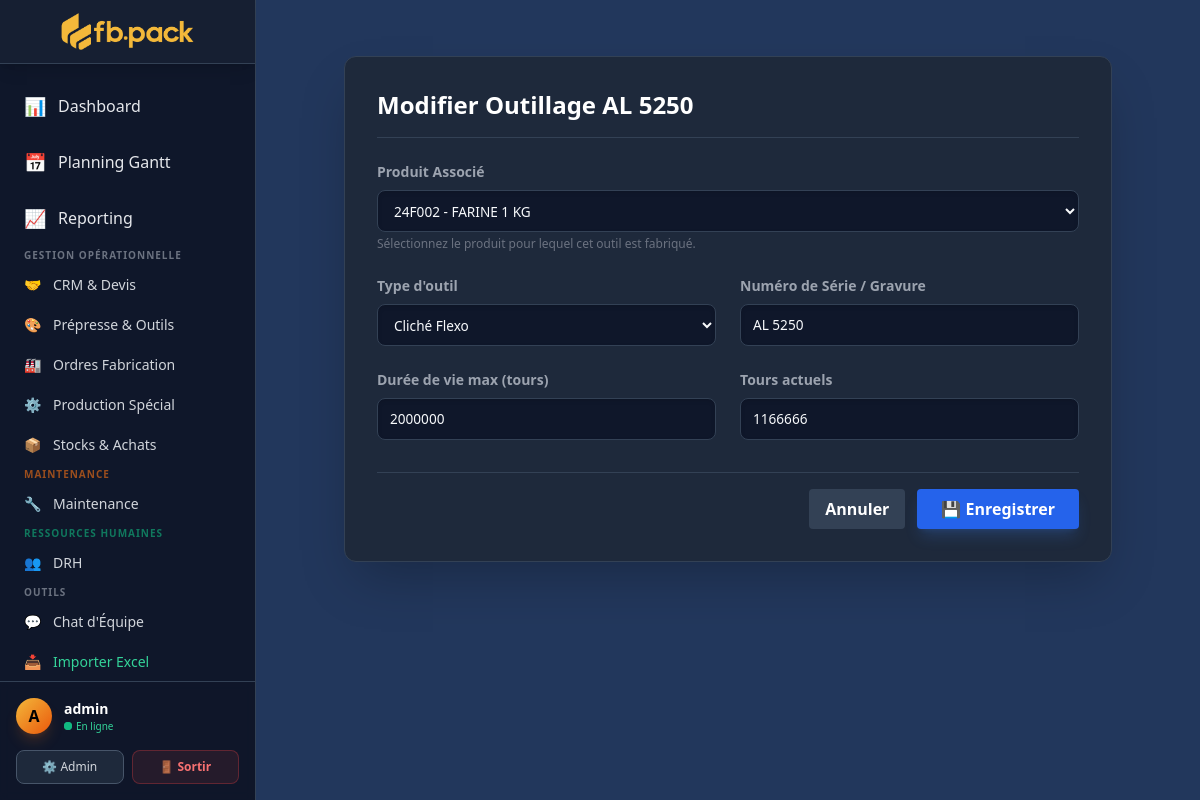
The app's page /tools/edit/933/ (signed in) with its own data.
### core/models.py (models this page shows, shortened)
class Tooling(models.Model):
    TYPE_CHOICES = [('CYL', 'Cylindre Hélio'), ('CLICHE', 'Cliché Flexo')]
    product = models.ForeignKey(TechnicalProduct, on_delete=models.CASCADE)
    tool_type = models.CharField(max_length=10, choices=TYPE_CHOICES)
    serial_number = models.CharField("N° Série", max_length=100)
    max_impressions = models.IntegerField("Durée de vie (tours)", default=1000000)
    current_impressions = models.IntegerField("Tours actuels", default=0)
    class Meta:
        verbose_name = "Outillage cliché, cylindre"
        verbose_name_plural = "Outillages cliché, cylindre"

### core/views.py (the view)
# urls.py: path('tools/edit/<int:id>/', views.edit_tool, name='edit_tool'),
@login_required
def edit_tool(request, id):
    tool = get_object_or_404(Tooling, id=id)
    if request.method == 'POST':
        form = ToolForm(request.POST, instance=tool)
        if form.is_valid():
            form.save()
            return redirect('prepress_view')
    else:
        form = ToolForm(instance=tool)
    return render(request, 'tool_form.html', {
        'form': form,
        'titre': f'Modifier Outillage {tool.serial_number}'
    })

### core/forms.py
class ToolForm(forms.ModelForm):
    class Meta:
        model = Tooling
        fields = ['product', 'tool_type', 'serial_number', 'max_impressions', 'current_impressions']
        widgets = {
            'product': forms.Select(attrs={'class': 'form-select'}),
            'tool_type': forms.Select(attrs={'class': 'form-select'}),
            'serial_number': forms.TextInput(attrs={'class': 'form-control'}),
            'max_impressions': forms.NumberInput(attrs={'class': 'form-control'}),
            'current_impressions': forms.NumberInput(attrs={'class': 'form-control'}),
        }

### core/context_processors.py (called while the page is built)
def maintenance_alerts(request):
    if request.user.is_authenticated:
        try:
            count = AlerteMaintenance.objects.filter(est_traitee=False).count()
        except Exception:
            count = 0
        return {'alertes_maintenance_count': count}
    return {'alertes_maintenance_count': 0}

### core/models.py (called while the page is built)
    def __str__(self):
        return f"{self.ref_internal} - {self.name}"

### templates/tool_form.html (shortened to what this page needs)
{% extends 'base.html' %}
{% block content %}
<div class="max-w-3xl mx-auto mt-6">
    <div class="bg-slate-800 rounded-xl border border-slate-700 shadow-2xl p-8">
        <h2 class="text-2xl font-bold text-white mb-6 border-b border-slate-700 pb-4">
            {{ titre }}
        </h2>
        <form method="post">
            <div class="grid grid-cols-1 md:grid-cols-2 gap-6">
                <div class="col-span-2">
                    <label class="block text-gray-400 text-sm font-bold mb-2">Produit Associé</label>
                    {{ form.product }}
                    <p class="text-xs text-gray-500 mt-1">Sélectionnez le produit pour lequel cet outil est fabriqué.</p>
                </div>
                <div>
                    <label class="block text-gray-400 text-sm font-bold mb-2">Type d'outil</label>
                    {{ form.tool_type }}
                </div>
                <div>
                    <label class="block text-gray-400 text-sm font-bold mb-2">Numéro de Série / Gravure</label>
                    {{ form.serial_number }}
                </div>
                <div>
                    <label class="block text-gray-400 text-sm font-bold mb-2">Durée de vie max (tours)</label>
                    {{ form.max_impressions }}
                </div>
                <div>
                    <label class="block text-gray-400 text-sm font-bold mb-2">Tours actuels</label>
                    {{ form.current_impressions }}
                </div>
            </div>
            <div class="flex justify-end gap-3 mt-8 pt-4 border-t border-slate-700">
                <a href="{% url 'prepress_view' %}" class="bg-slate-700 hover:bg-slate-600 text-white font-bold py-2 px-4 rounded transition">
                    Annuler
                </a>
                <button type="submit" class="bg-blue-600 hover:bg-blue-500 text-white font-bold py-2 px-6 rounded shadow-lg shadow-blue-500/20 transition">
                    💾 Enregistrer
                </button>
            </div>
        </form>
    </div>
</div>
{% endblock %}

### templates/base.html (shortened to what this page needs)
{% load static %}
<!DOCTYPE html>
<html lang="fr" class="dark">
<head>
    <script src="https://cdn.tailwindcss.com"></script>
</head>
<body class="bg-darkbg text-gray-200 font-sans h-screen flex overflow-hidden">
    <aside class="w-64 bg-slate-900 border-r border-slate-700 flex flex-col shrink-0 transition-all duration-300">
        <div class="h-16 flex items-center justify-center border-b border-slate-700 p-2 shadow-lg bg-slate-800/50">
            <img src="{% static 'logo.png' %}" alt="Logo FB PACK" class="h-12 w-auto object-contain">
        </div>
        <nav class="flex-1 py-4 overflow-y-auto space-y-1">
            <a href="{% url 'dashboard' %}" class="nav-link flex items-center px-6 py-3 transition group {% if request.resolver_match.url_name == 'dashboard' %}active{% endif %}">
                <span class="mr-3 text-lg">📊</span> Dashboard
            </a>
            <a href="{% url 'planning' %}" class="nav-link flex items-center px-6 py-3 transition group {% if request.resolver_match.url_name == 'planning' %}active{% endif %}">
                <span class="mr-3 text-lg">📅</span> Planning Gantt
            </a>
            <a href="{% url 'reporting' %}" class="nav-link flex items-center px-6 py-3 transition group {% if request.resolver_match.url_name == 'reporting' %}active{% endif %}">
                <span class="mr-3 text-lg">📈</span> Reporting
            </a>
            <div class="mt-6 mb-2 px-6 text-[10px] font-extrabold text-gray-500 uppercase tracking-widest">
                Gestion Opérationnelle
            </div>
            <a href="{% url 'crm_view' %}" class="nav-link flex items-center px-6 py-2 transition text-sm text-gray-300 {% if 'crm' in request.path %}active{% endif %}">
                <span class="mr-3">🤝</span> CRM & Devis
            </a>
            <a href="{% url 'prepress_view' %}" class="nav-link flex items-center px-6 py-2 transition text-sm text-gray-300 {% if 'prepress' in request.path %}active{% endif %}">
                <span class="mr-3">🎨</span> Prépresse & Outils
            </a>
            <a href="{% url 'of_list' %}" class="nav-link flex items-center px-6 py-2 transition text-sm text-gray-300 {% if '/of/' in request.path %}active{% endif %}">
                <span class="mr-3">🏭</span> Ordres Fabrication
            </a>
            <a href="{% url 'prod_dashboard' %}" class="nav-link flex items-center px-6 py-2 transition text-sm text-gray-300 {% if '/prod/' in request.path and '/encre/' not in request.path %}active{% endif %}">
                <span class="mr-3">⚙️</span> Production Spécial
            </a>
            <a href="{% url 'stock_advanced' %}" class="nav-link flex items-center px-6 py-2 transition text-sm text-gray-300 {% if '/stock/' in request.path %}active{% endif %}">
                <span class="mr-3">📦</span> Stocks & Achats
            </a>
            <div class="mt-6 mb-2 px-6 text-[10px] font-extrabold text-orange-500/60 uppercase tracking-widest">
                Maintenance
            </div>
            <a href="{% url 'maintenance_dashboard' %}" class="nav-link-maint flex items-center px-6 py-2 transition text-sm text-gray-300 {% if '/maintenance/' in request.path %}active{% endif %}">
                <span class="mr-3">🔧</span>
                <span>Maintenance</span>
            </a>
            <div class="mt-6 mb-2 px-6 text-[10px] font-extrabold text-emerald-500/60 uppercase tracking-widest">
                Ressources Humaines
            </div>
            <a href="{% url 'drh_dashboard' %}" class="nav-link-drh flex items-center px-6 py-2 transition text-sm text-gray-300 {% if '/drh/' in request.path %}active{% endif %}">
                <span class="mr-3">👥</span>
                <span>DRH</span>
            </a>
            <div class="mt-6 mb-2 px-6 text-[10px] font-extrabold text-gray-500 uppercase tracking-widest">
                Outils
            </div>
            <a href="{% url 'chat_home' %}" class="nav-link flex items-center px-6 py-2 transition text-sm text-gray-300 {% if 'chat' in request.path %}active{% endif %}">
                <span class="mr-3">💬</span> Chat d'Équipe
            </a>
            <a href="{% url 'import_stock' %}" class="nav-link flex items-center px-6 py-2 transition text-sm text-emerald-400 hover:text-emerald-300 {% if 'import' in request.path %}active{% endif %}">
                <span class="mr-3">📥</span> Importer Excel
            </a>
        </nav>
        <div class="mt-auto border-t border-slate-700 p-4 bg-slate-900/80 backdrop-blur-sm">
            <div class="flex items-center gap-3 mb-4">
                <div class="h-9 w-9 rounded-full bg-gradient-to-br from-neon to-orange-600 flex items-center justify-center text-black font-bold shadow-lg shadow-orange-500/20">
                    {{ user.username|slice:":1"|upper }}
                </div>
                <div class="overflow-hidden">
                    <p class="text-sm font-bold text-white truncate w-32">{{ user.username|default:"Utilisateur" }}</p>
                    <p class="text-[10px] text-emerald-400 flex items-center gap-1">
                        <span class="relative flex h-2 w-2">
                            <span class="relative inline-flex rounded-full h-2 w-2 bg-emerald-500"></span>
                        </span>
                        En ligne
                    </p>
                </div>
            </div>
            <div class="grid grid-cols-2 gap-2">
                <a href="{% url 'admin_view' %}" class="flex items-center justify-center gap-1 text-xs font-medium bg-slate-800 hover:bg-slate-700 text-gray-300 py-2 rounded-lg border border-slate-600 transition duration-200">
                    ⚙️ Admin
                </a>
                <form action="{% url 'logout' %}" method="post" class="w-full">
                    <button type="submit" class="w-full flex items-center justify-center gap-1 text-xs font-bold bg-red-500/10 hover:bg-red-500/20 text-red-400 border border-red-500/30 py-2 rounded-lg transition duration-200">
                        🚪 Sortir
                    </button>
                </form>
            </div>
        </div>
    </aside>
    <main class="flex-1 overflow-auto bg-darkbg relative w-full h-full">
        <div class="p-8">
            {% block content %}
            {% endblock %}
        </div>
    </main>
</body>
</html>

### templates/base.html (style rules this page uses)
.django-form-container input, .django-form-container select, .django-form-container textarea, .form-control, .form-select { width: 100%; background-color: #0f172a; color: #f8fafc; border: 1px solid #334155; border-radius: 0.5rem; padding: 0.6rem 0.75rem; font-size: 0.85rem; transition: all 0.3s ease; box-shadow: inset 0 2px 4px 0 rgba(0, 0, 0, 0.1); }

### records on screen
Tooling: product "24F002 - FARINE 1 KG", tool_type "Cliché Flexo", serial_number "AL 5250", max_impressions "2000000", current_impressions "1166666"

### other values on screen
{{ user.username|slice:":1"|upper }} "A"
{{ user.username|default:"Utilisateur" }} "admin"
{{ titre }} "Modifier Outillage AL 5250"
